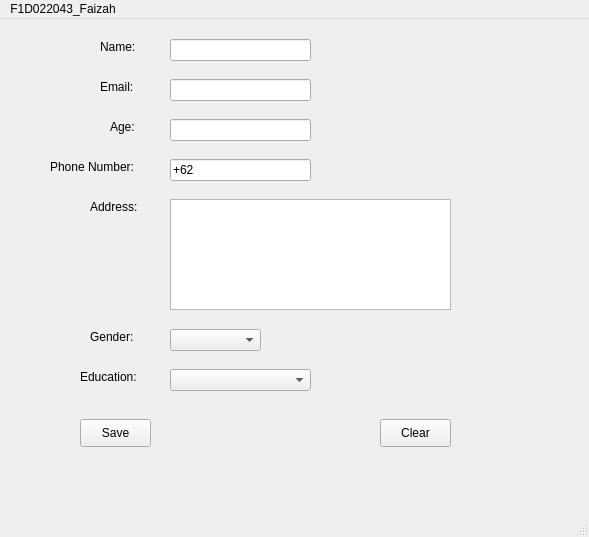
<?xml version="1.0" encoding="UTF-8"?>
<ui version="4.0">
 <class>MainWindow</class>
 <widget class="QMainWindow" name="MainWindow">
  <property name="geometry">
   <rect>
    <x>0</x>
    <y>0</y>
    <width>589</width>
    <height>537</height>
   </rect>
  </property>
  <property name="windowTitle">
   <string>MainWindow</string>
  </property>
  <widget class="QWidget" name="centralwidget">
   <widget class="QLabel" name="name">
    <property name="geometry">
     <rect>
      <x>100</x>
      <y>20</y>
      <width>55</width>
      <height>16</height>
     </rect>
    </property>
    <property name="text">
     <string>Name:</string>
    </property>
   </widget>
   <widget class="QLineEdit" name="LeName">
    <property name="geometry">
     <rect>
      <x>170</x>
      <y>20</y>
      <width>141</width>
      <height>22</height>
     </rect>
    </property>
   </widget>
   <widget class="QLabel" name="email">
    <property name="geometry">
     <rect>
      <x>100</x>
      <y>60</y>
      <width>55</width>
      <height>16</height>
     </rect>
    </property>
    <property name="text">
     <string>Email:</string>
    </property>
   </widget>
   <widget class="QLineEdit" name="LeEmail">
    <property name="geometry">
     <rect>
      <x>170</x>
      <y>60</y>
      <width>141</width>
      <height>22</height>
     </rect>
    </property>
   </widget>
   <widget class="QLabel" name="Age">
    <property name="geometry">
     <rect>
      <x>110</x>
      <y>100</y>
      <width>55</width>
      <height>16</height>
     </rect>
    </property>
    <property name="text">
     <string>Age:</string>
    </property>
   </widget>
   <widget class="QLineEdit" name="LeAge">
    <property name="geometry">
     <rect>
      <x>170</x>
      <y>100</y>
      <width>141</width>
      <height>22</height>
     </rect>
    </property>
   </widget>
   <widget class="QLabel" name="phoneNumber">
    <property name="geometry">
     <rect>
      <x>50</x>
      <y>140</y>
      <width>101</width>
      <height>16</height>
     </rect>
    </property>
    <property name="text">
     <string>Phone Number:</string>
    </property>
   </widget>
   <widget class="QLineEdit" name="LePhoneNumber">
    <property name="geometry">
     <rect>
      <x>170</x>
      <y>140</y>
      <width>141</width>
      <height>22</height>
     </rect>
    </property>
    <property name="inputMask">
     <string>+62 000 0000 0000</string>
    </property>
    <property name="text">
     <string>+62   </string>
    </property>
   </widget>
   <widget class="QLabel" name="address">
    <property name="geometry">
     <rect>
      <x>90</x>
      <y>180</y>
      <width>55</width>
      <height>16</height>
     </rect>
    </property>
    <property name="text">
     <string>Address:</string>
    </property>
   </widget>
   <widget class="QTextEdit" name="TeAddress">
    <property name="geometry">
     <rect>
      <x>170</x>
      <y>180</y>
      <width>281</width>
      <height>111</height>
     </rect>
    </property>
   </widget>
   <widget class="QLabel" name="gender">
    <property name="geometry">
     <rect>
      <x>90</x>
      <y>310</y>
      <width>61</width>
      <height>16</height>
     </rect>
    </property>
    <property name="text">
     <string>Gender:</string>
    </property>
   </widget>
   <widget class="QComboBox" name="CbGender">
    <property name="enabled">
     <bool>true</bool>
    </property>
    <property name="geometry">
     <rect>
      <x>170</x>
      <y>310</y>
      <width>91</width>
      <height>22</height>
     </rect>
    </property>
    <property name="currentText">
     <string notr="true"/>
    </property>
    <item>
     <property name="text">
      <string/>
     </property>
    </item>
    <item>
     <property name="text">
      <string>Male</string>
     </property>
    </item>
    <item>
     <property name="text">
      <string>Female</string>
     </property>
    </item>
   </widget>
   <widget class="QLabel" name="education">
    <property name="geometry">
     <rect>
      <x>80</x>
      <y>350</y>
      <width>71</width>
      <height>16</height>
     </rect>
    </property>
    <property name="text">
     <string>Education:</string>
    </property>
   </widget>
   <widget class="QComboBox" name="CbEducation">
    <property name="geometry">
     <rect>
      <x>170</x>
      <y>350</y>
      <width>141</width>
      <height>22</height>
     </rect>
    </property>
    <item>
     <property name="text">
      <string/>
     </property>
    </item>
    <item>
     <property name="text">
      <string>Kindergarten</string>
     </property>
    </item>
    <item>
     <property name="text">
      <string>Elementary School</string>
     </property>
    </item>
    <item>
     <property name="text">
      <string>Junior High School</string>
     </property>
    </item>
    <item>
     <property name="text">
      <string>Senior High School</string>
     </property>
    </item>
    <item>
     <property name="text">
      <string>Vocational High School</string>
     </property>
    </item>
    <item>
     <property name="text">
      <string>Bachelor's Degree</string>
     </property>
    </item>
    <item>
     <property name="text">
      <string>Diploma Degree</string>
     </property>
    </item>
    <item>
     <property name="text">
      <string>Master's Degree</string>
     </property>
    </item>
    <item>
     <property name="text">
      <string>Doctorate (Ph.D)</string>
     </property>
    </item>
   </widget>
   <widget class="QPushButton" name="btnSave">
    <property name="geometry">
     <rect>
      <x>80</x>
      <y>400</y>
      <width>71</width>
      <height>28</height>
     </rect>
    </property>
    <property name="text">
     <string>Save</string>
    </property>
   </widget>
   <widget class="QPushButton" name="pushButton_2">
    <property name="geometry">
     <rect>
      <x>380</x>
      <y>400</y>
      <width>71</width>
      <height>28</height>
     </rect>
    </property>
    <property name="text">
     <string>Clear</string>
    </property>
   </widget>
   <zorder>education</zorder>
   <zorder>name</zorder>
   <zorder>LeName</zorder>
   <zorder>email</zorder>
   <zorder>LeEmail</zorder>
   <zorder>Age</zorder>
   <zorder>LeAge</zorder>
   <zorder>phoneNumber</zorder>
   <zorder>LePhoneNumber</zorder>
   <zorder>address</zorder>
   <zorder>TeAddress</zorder>
   <zorder>gender</zorder>
   <zorder>CbGender</zorder>
   <zorder>CbEducation</zorder>
   <zorder>btnSave</zorder>
   <zorder>pushButton_2</zorder>
  </widget>
  <widget class="QMenuBar" name="menubar">
   <property name="geometry">
    <rect>
     <x>0</x>
     <y>0</y>
     <width>589</width>
     <height>26</height>
    </rect>
   </property>
   <widget class="QMenu" name="menuValidation_Form">
    <property name="title">
     <string>F1D022043_Faizah</string>
    </property>
   </widget>
   <addaction name="menuValidation_Form"/>
  </widget>
  <widget class="QStatusBar" name="statusbar"/>
 </widget>
 <resources/>
 <connections/>
</ui>
